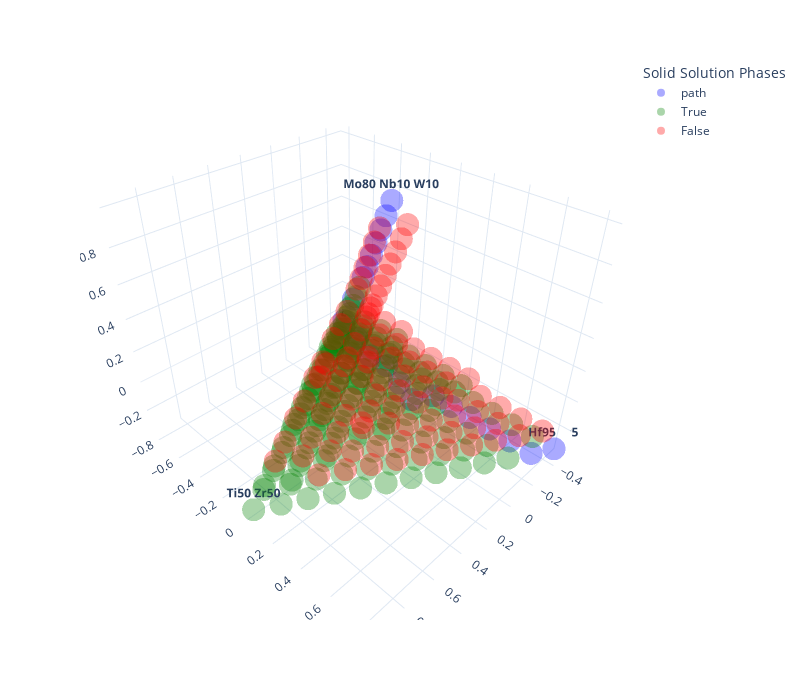

The code cell stored with this chart in its notebook:
### Markdown cell above
**As you can see, we again complete the path in 21 steps but following a different path that maximizes the RMSAD along the way thanks to the small bias we introduced.**

### Code cell
gridFeasibleMarked = ['path' if i in pathList else f for i, f in enumerate(gridFeasible)]
px.scatter_3d(gridAtt_projected_df, x='x', y='y', z='z', color=gridFeasibleMarked, text=labels, hover_name=formulas,
              template='plotly_white', width=800, height=700, opacity=0.333, color_discrete_sequence=['blue', 'green', 'red'],
              labels={'color':'Solid Solution Phases', 'x':'', 'y':'', 'z':''})
